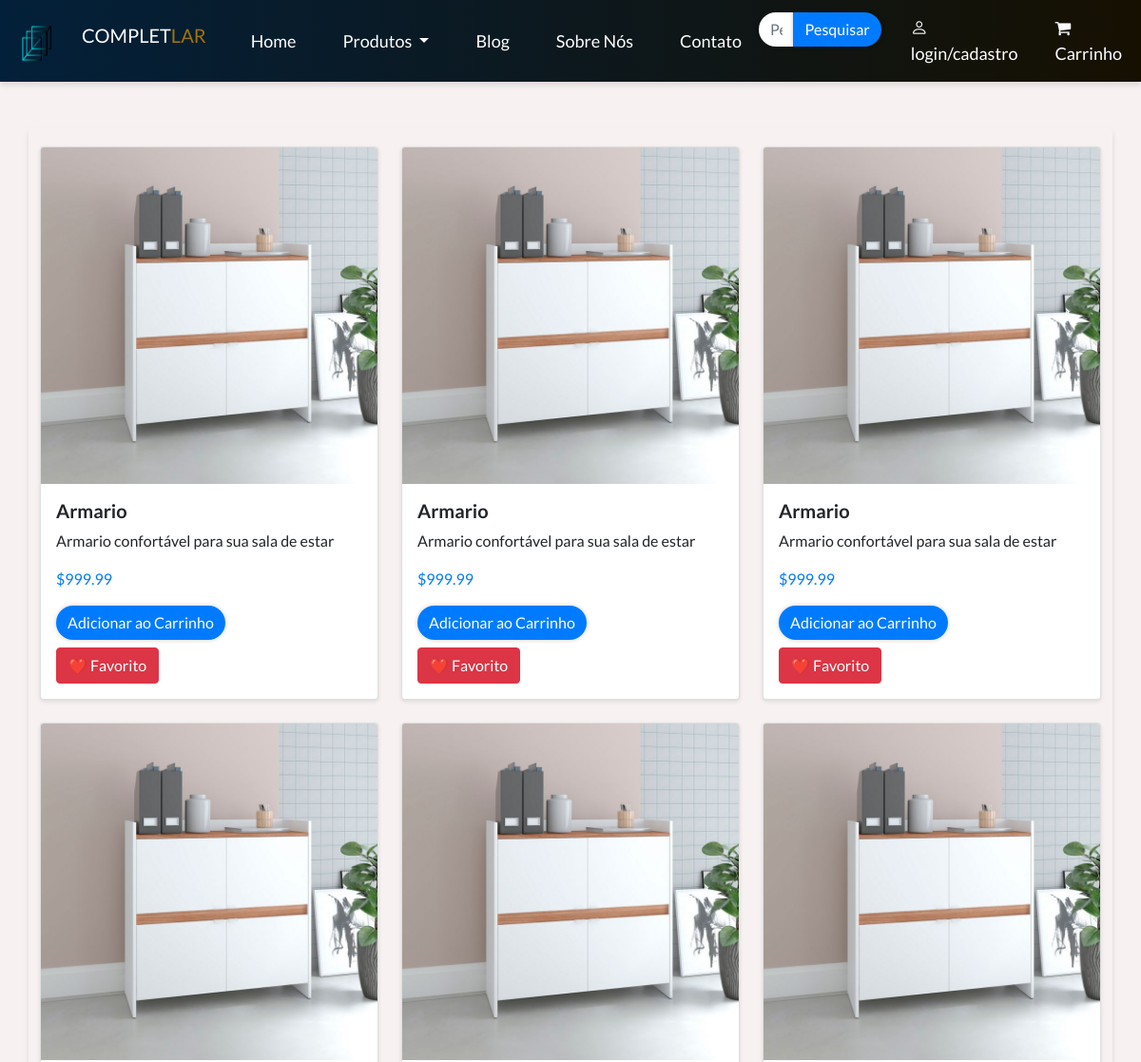
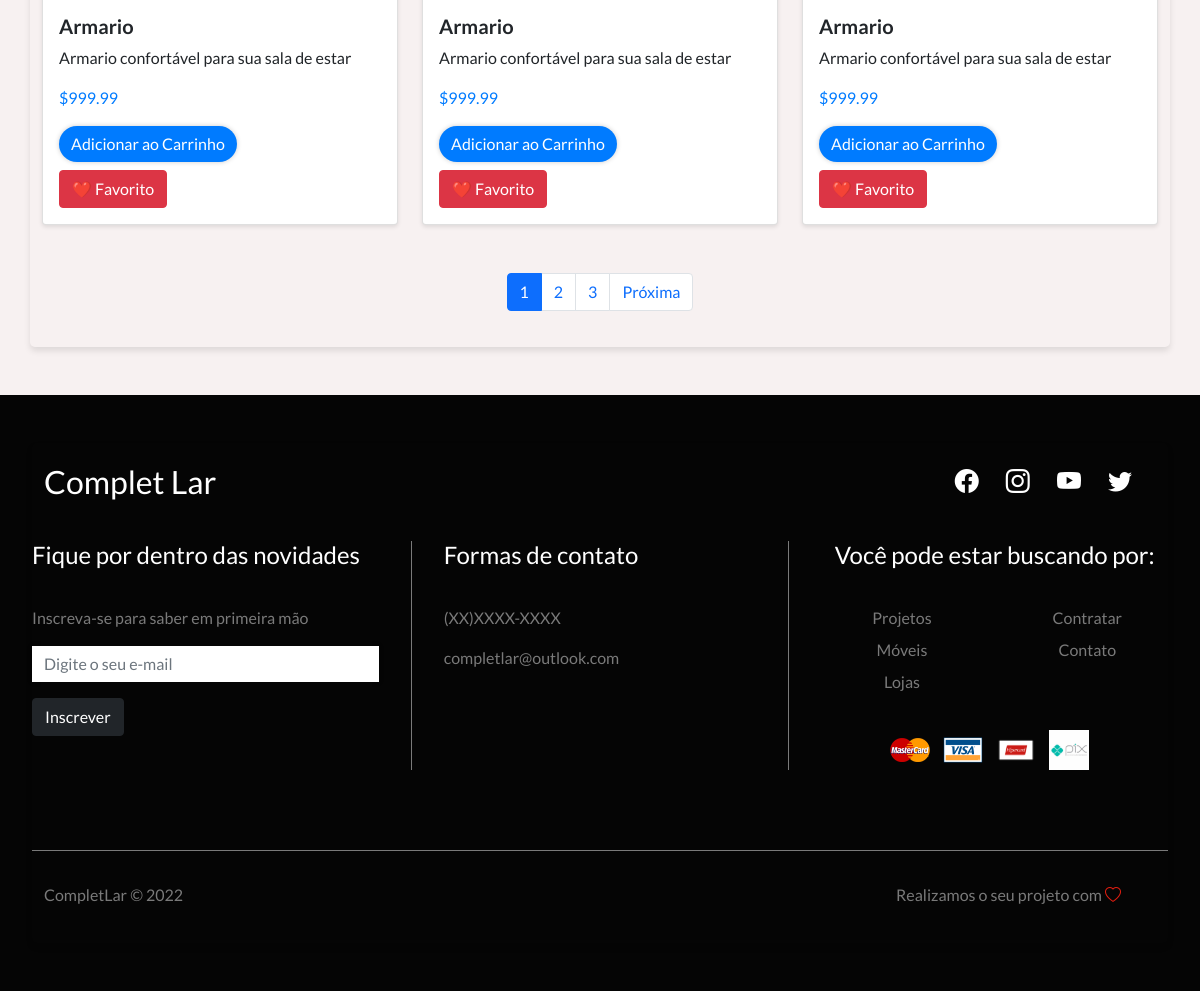
/produtos.php, run on the app's committed database (2 pictures, top to bottom).
### tables this page shows
CREATE TABLE `produtos` (
  `IdProduto` int(11) NOT NULL,
  `nome` varchar(255) NOT NULL,
  `caminho_imagem` varchar(255) NOT NULL,
  `descricao_imagem` varchar(70) NOT NULL,
  `preco` varchar(70) NOT NULL
);

### produtos.php (the view, shortened to what this page needs)
<!DOCTYPE html>
<html lang="pt-br">
<head>
    <link href="https://cdn.jsdelivr.net/npm/bootstrap@5.0.2/dist/css/bootstrap.min.css" rel="stylesheet" />
    <link rel="stylesheet" href="https://cdn.jsdelivr.net/npm/bootstrap-icons@1.5.0/font/bootstrap-icons.css" />
    <link rel="stylesheet" href="assets/CSS/main_produtos.css" />
</head>
<body>
    <link rel="stylesheet" href="https://cdnjs.cloudflare.com/ajax/libs/font-awesome/4.7.0/css/font-awesome.min.css">
    <?php include 'includes/header.php'; ?>
    <div class="container mt-5">
        <?php
        $conn = new Conectar();
        $itensPorPagina = 6;
        $paginaAtual = isset($_GET['pagina']) ? (int)$_GET['pagina'] : 1;
        $totalProdutos = $conn->query("SELECT COUNT(*) as total FROM produtos")->fetch()['total'];
        $totalPaginas = ceil($totalProdutos / $itensPorPagina);
        $offset = ($paginaAtual - 1) * $itensPorPagina;
        $sql = "SELECT * FROM produtos LIMIT $itensPorPagina OFFSET $offset";
        $stmt = $conn->prepare($sql);
        $stmt->execute();
        $result = $stmt->fetchAll(PDO::FETCH_ASSOC);
        if ($result) {
          echo '<div class="row">';
          foreach ($result as $row) {
              echo '<div class="col-md-4">';
              echo '<div class="card mb-4">';
              echo '<img src="' . $row['caminho_imagem'] . '" class="card-img-top" alt="' . $row['nome'] . '">';
              echo '<div class="card-body">';
              echo '<h5 class="card-title">' . $row['nome'] . '</h5>';
              echo '<p class="card-text">' . $row['descricao_imagem'] . '</p>';
              echo '<p class="card-price">$' . $row['preco'] . '</p>';
              echo '<form method="post" action="adiciona_ao_carrinho.php">';
              echo '<button class="btn btn-primary" type="submit" name="add_to_cart">Adicionar ao Carrinho</button>';
              echo '</form>';
              echo '<button class="btn btn-danger mt-2">❤️ Favorito</button>';
              echo '</div>';
              echo '</div>';
              echo '</div>';
          }
          echo '</div>';
            echo '<nav aria-label="Page navigation">';
            echo '<ul class="pagination justify-content-center mt-4">';
            for ($i = 1; $i <= $totalPaginas; $i++) {
                echo '<li class="page-item ' . ($paginaAtual === $i ? 'active' : '') . '"><a class="page-link" href="?pagina=' . $i . '">' . $i . '</a></li>';
            }
            if ($paginaAtual < $totalPaginas) {
                echo '<li class="page-item"><a class="page-link" href="?pagina=' . ($paginaAtual + 1) . '">Próxima</a></li>';
            }
            echo '</ul>';
            echo '</nav>';
        } else {
            echo '<p class="text-center mt-5">Nenhum produto encontrado.</p>';
        }
        ?>
    </div>
    <br><br>
    <?php include 'includes/footer.php'; ?>
</body>
</html>

### includes/header.php (shortened to what this page needs)
<!DOCTYPE html>
<html lang="pt-br">
<head>
    <link
      href="https://cdn.jsdelivr.net/npm/bootstrap@5.0.2/dist/css/bootstrap.min.css"
      rel="stylesheet"
    />
    <link
      rel="stylesheet"
      href="https://cdn.jsdelivr.net/npm/bootstrap-icons@1.5.0/font/bootstrap-icons.css"
    />
    <link rel="stylesheet" href="assets/CSS/header.css" />
</head>
<body>
<link rel="stylesheet" href="https://cdnjs.cloudflare.com/ajax/libs/font-awesome/4.7.0/css/font-awesome.min.css">
  <nav class="navbar navbar-expand-lg navbar-dark">
  <div class="container-fluid">
  <a class="navbar-brand">
      <img src="assets/Imagens/Home/logo.png" alt="Logo" width="60" height="40" class="d-inline-block align-text-top">
      COMPLET<span class="lar">LAR</span>
    </a>
        <div class="collapse navbar-collapse" id="navbarNav">
            <ul class="navbar-nav me-auto">
                <li class="nav-item">
                    <a class="nav-link" href="index.php">Home</a>
                </li>
                <li class="nav-item dropdown justify-content-center">
                    <a class="nav-link dropdown-toggle" href="#" id="navbarDropdown" role="button" data-bs-toggle="dropdown" aria-haspopup="true" aria-expanded="false">
                        Produtos
                    </a>
                </li>
                <li class="nav-item">
                    <a class="nav-link" href="blog.php">Blog</a>
                </li>
                <li class="nav-item">
                    <a class="nav-link nowrap" href="sobre_nos.php">Sobre Nós</a>
                </li>
                <li class="nav-item">
                    <a class="nav-link" href="contato.php">Contato</a>
                </li>
            </ul>
            <form method="post" action="pesquisar.php" class="mb-4">
    <div class="input-group">
        <input type="text" name="pesquisar" class="form-control" placeholder="Pesquisar produtos">
        <button type="submit" class="btn btn-primary">Pesquisar</button>
    </div>
</form>
            <ul class="navbar-nav">
                <li class="nav-item">
                    <a class="nav-link" href="login.php"><i class="bi bi-person"></i> login/cadastro </a>
                </li>
    <a class="nav-link" href="carrinho.php">
    <i class="fa fa-shopping-cart cart-icon" data-count="0"></i> Carrinho
    </a>
</div>
        </div>
</nav>
</body>
</html>

### includes/footer.php
<footer class="container-fluid bg-dark-color" id="footer">
  <div class="container">
    <div class="row">
      <div class="col-12" id="footer-top">
        <div class="row justify-content-between">
          <div class="col-4">
            <h2>
              Complet Lar
            </h2>
          </div>
          <div class="col-4" id="social-icons">
            <a href="https://instagram.com/completlar_?igshid=YmMyMTA2M2Y="><i class="bi bi-facebook"></i></a>
            <a href="https://instagram.com/completlar_?igshid=YmMyMTA2M2Y="><i class="bi bi-instagram"></i></a>
            <i class="bi bi-youtube"></i>
            <a href="https://twitter.com/CompletLar?t=wTeYryoob2z9lquFUQ7utA&s=09"><i class="bi bi-twitter"></i></a>
          </div>
        </div>
      </div>
      <div class="col-12" id="footer-details">
        <div class="row">
          <div class="col-12 col-md-4" id="news-container">
            <h4>Fique por dentro das novidades</h4>
            <p class="secondary-color">
              Inscreva-se para saber em primeira mão
            </p>
            <form>
              <div class="mb-3">
                <input
                  type="email"
                  class="form-control"
                  placeholder="Digite o seu e-mail"
                >
              </div>
              <button class="btn btn-dark">Inscrever</button>
            </form>
          </div>
          <div class="col-12 col-md-4" id="contact-container">
            <h4>Formas de contato</h4>
            <p class="secondary-color">(XX)XXXX-XXXX</p>
            <p class="secondary-color">completlar@outlook.com</p>
          </div>
          <div class="col-12 col-md-4" id="links-container">
            <div class="row">
              <h4>Você pode estar buscando por:</h4>
              <div class="col-6">
                <ul class="list-unstyled">
                  <li><a href="#" class="secondary-color">Projetos</a></li>
                  <li><a href="#" class="secondary-color">Móveis</a></li>
                  <li><a href="#" class="secondary-color">Lojas</a></li>
                </ul>
              </div>
              <div class="col-6">
                <ul class="list-unstyled">
                  <li><a href="#" class="secondary-color">Contratar</a></li>
                  <li><a href="#" class="secondary-color">Contato</a></li>
                </ul>
              </div>
            </div>
            <div class="payment-icons">
         <img src="assets/Imagens/footer/mastercard-logo.png" alt="">
              <img src="assets/Imagens/footer/visa-logo.png" alt="Cartão de Crédito">
              <img src="assets/Imagens/footer/Hipercard-logo.png" alt="PIX">
              <img src="assets/Imagens/footer/pix-logo.jfif" alt="PIX">
            </div>
          </div>
        </div>
      </div>
      <div class="col-12" id="footer-bottom">
        <div class="row justify-content-between">
          <div class="col-12 col-md-3">
            <p class="secondary-color">CompletLar &copy; 2022</p>
          </div>
          <div class="col-12 col-md-3">
            <p class="secondary-color">
              Realizamos o seu projeto com
              <i class="bi bi-heart"></i>
            </p>
          </div>
        </div>
      </div>
    </div>
  </div>
</footer>

### assets/CSS/main_produtos.css (style rules this page uses)
body { font-family: 'Lato', sans-serif; background-color: #f5f5f5; margin: 0; padding: 0; }
.container { padding: 20px; border-radius: 5px; box-shadow: 0 4px 6px rgba(0, 0, 0, 0.1); }
.card { border: none; border-radius: 5px; box-shadow: 0 2px 4px rgba(0, 0, 0, 0.1); }
.card-title { font-weight: bold; }
.card-price { color: #007bff; }
.btn-primary { background-color: #007bff; border: none; border-radius: 5px; }
.btn-danger { background-color: #dc3545; border: none; border-radius: 5px; }
.pagination { margin-top: 20px; }
.pagination a { transition: background-color .3s; }
#footer { padding: 3em 2em; width: 100%; }
#footer-top { margin-bottom: 2em; }
#footer-top, #footer-top i { color: #fff; }
#social-icons { text-align: right; }
#social-icons i { margin-right: 1em; font-size: 1.5em; cursor: pointer; }
#footer-details { margin-bottom: 3em; }
#news-container, #contact-container, #links-container { padding: 0; border: 0; margin-bottom: 2em; }
#footer-details h4 { color: #fff; margin-bottom: 1.5em; }
#news-container input { border-radius: 0; border: none; }
#links-container li { margin-bottom: 0.5em; }
#links-container a { text-decoration: none; }
#footer-bottom { border-top: 1px solid #7a7a7a; padding-top: 2em; }
#links-container { text-align: center; }
.payment-icons { margin-top: 20px; }
.payment-icons img { max-width: 40px; height: auto; margin-right: 10px; }

### assets/CSS/header.css (style rules this page uses)
body, html { background-color: #f7f1f1; margin: 0; padding: 0; height: 100%; width: 100%; }
* { font-family: 'Lato', sans-serif; }
.bg-dark-color { background-color: #050505; }
.secondary-color { color: #7a7a7a; }
body, html { background-color: #f7f1f1; margin: 0; padding: 0; height: 100%; width: 100%; overflow-x: hidden; overflow-y: auto; }
.nowrap { white-space: nowrap; }
.navbar { color:#fff; background-image: linear-gradient(to right, #03203a, #161001); min-height: 80px; box-shadow: 0px 4px 6px rgba(0, 0, 0, 0.1); }
.form-control { border-radius: 12px; border-color: #251010; }
.navbar-nav .nav-link i { margin-right: 5px; }
.navbar .lar { color: #9f730d; }
.navbar-nav .nav-link { color: white !important; }
.navbar-nav { display: flex; justify-content: center; }
.nav-item { margin: 0 10px; }
.navbar-nav .nav-link { font-size: 18px; margin-left: 13px; }
.input-group { margin: 0; padding: 0; }
.form-control { border: none; border-radius: 20px; box-shadow: 0 0 5px rgba(0, 0, 0, 0.2); transition: box-shadow 0.3s ease; }
.btn-primary { background-color: #007bff; border: none; border-radius: 20px; box-shadow: 0 0 5px rgba(0, 0, 0, 0.2); transition: background-color 0.3s ease; }
.cart-icon { color: #fff; font-size: 24px; }
.navbar-brand img { margin-right: 10px; }
#footer { padding: 3em 2em; width:100%; }
#footer-top { margin-bottom: 2em; }
#footer-top, #footer-top i { color: #fff; }
#social-icons { text-align: right; }
#social-icons i { margin-right: 1em; font-size: 1.5em; cursor: pointer; }
#footer-details { margin-bottom: 3em; }
#news-container, #contact-container, #links-container { padding: 0; border: 0; margin-bottom: 2em; }
#footer-details h4 { color: #fff; margin-bottom: 1.5em; }
#news-container input { border-radius: 0; border: none; }
#links-container li { margin-bottom: 0.5em; }
#links-container a { text-decoration: none; }
#footer-bottom { border-top: 1px solid #7a7a7a; padding-top: 2em; }
#footer-bottom i { color: #e61e10; }
#links-container { text-align: center; }
.payment-icons { margin-top: 20px; }
.payment-icons img { max-width: 40px; height: auto; margin-right: 10px; }
@media (min-width: 768px) { #news-container { padding-right: 2em; } }
@media (min-width: 768px) { #contact-container { padding: 0 2em; border-left: 1px solid #7a7a7a; border-right: 1px solid #7a7a7a; } }
@media (min-width: 768px) { #links-container { padding-left: 2em; } }

### data on the page
produtos: caminho_imagem+nome (picture), nome "Armario", descricao_imagem "Armario confortável para sua sala de estar", preco "999.99"
produtos: caminho_imagem+nome (picture), nome "Armario", descricao_imagem "Armario confortável para sua sala de estar", preco "999.99"
produtos: caminho_imagem+nome (picture), nome "Armario", descricao_imagem "Armario confortável para sua sala de estar", preco "999.99"
produtos: caminho_imagem+nome (picture), nome "Armario", descricao_imagem "Armario confortável para sua sala de estar", preco "999.99"
produtos: caminho_imagem+nome (picture), nome "Armario", descricao_imagem "Armario confortável para sua sala de estar", preco "999.99"
produtos: caminho_imagem+nome (picture), nome "Armario", descricao_imagem "Armario confortável para sua sala de estar", preco "999.99"
